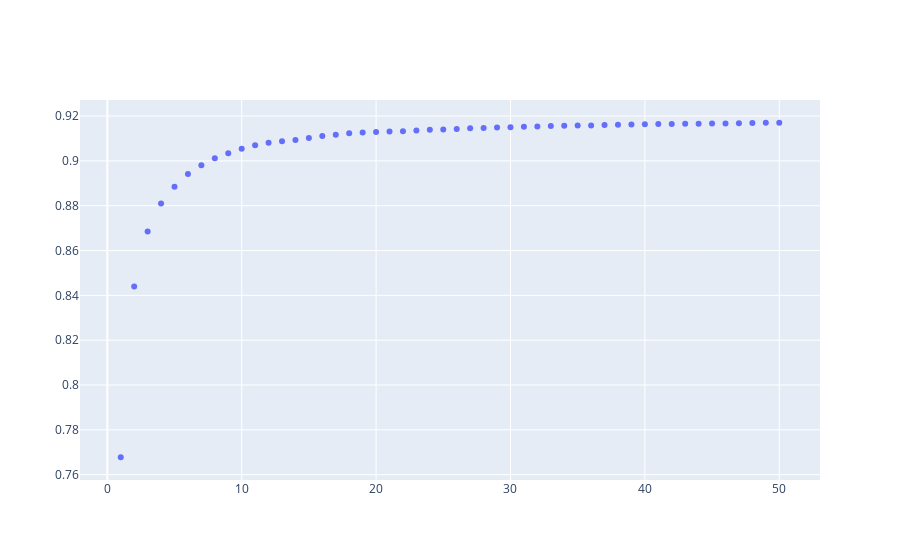

Notebook source saved alongside this figure:
### Code cell
from graph import trace_values, plot
x_vals = list(range(1, len(rfr_n_trees.estimators_) + 1))
trace = trace_values(x_vals, r2_scores)
plot([trace])

### Figure 1 — Plotly figure (JSON) as saved in the notebook; plotly's stock layout.template omitted (floating-point values rounded to 4 significant figures)
{"data": [{"mode": "markers", "name": "data", "text": [], "type": "scatter", "x": [1, 2, 3, 4, 5, 6, 7, 8, 9, 10, 11, 12, 13, 14, 15, 16, 17, 18, 19, 20, 21, 22, 23, 24, 25, 26, 27, 28, 29, 30, 31, 32, 33, 34, 35, 36, 37, 38, 39, 40, 41, 42, 43, 44, 45, 46, 47, 48, 49, 50], "y": [0.7678, 0.844, 0.8685, 0.881, 0.8885, 0.8941, 0.8981, 0.9012, 0.9035, 0.9054, 0.9069, 0.9081, 0.9088, 0.9094, 0.9102, 0.9111, 0.9116, 0.9123, 0.9127, 0.9129, 0.9132, 0.9133, 0.9136, 0.9139, 0.914, 0.9143, 0.9145, 0.9147, 0.9149, 0.915, 0.9152, 0.9154, 0.9156, 0.9157, 0.9158, 0.9159, 0.916, 0.9161, 0.9162, 0.9163, 0.9164, 0.9165, 0.9166, 0.9166, 0.9166, 0.9167, 0.9168, 0.9169, 0.917, 0.917]}], "layout": {}}
